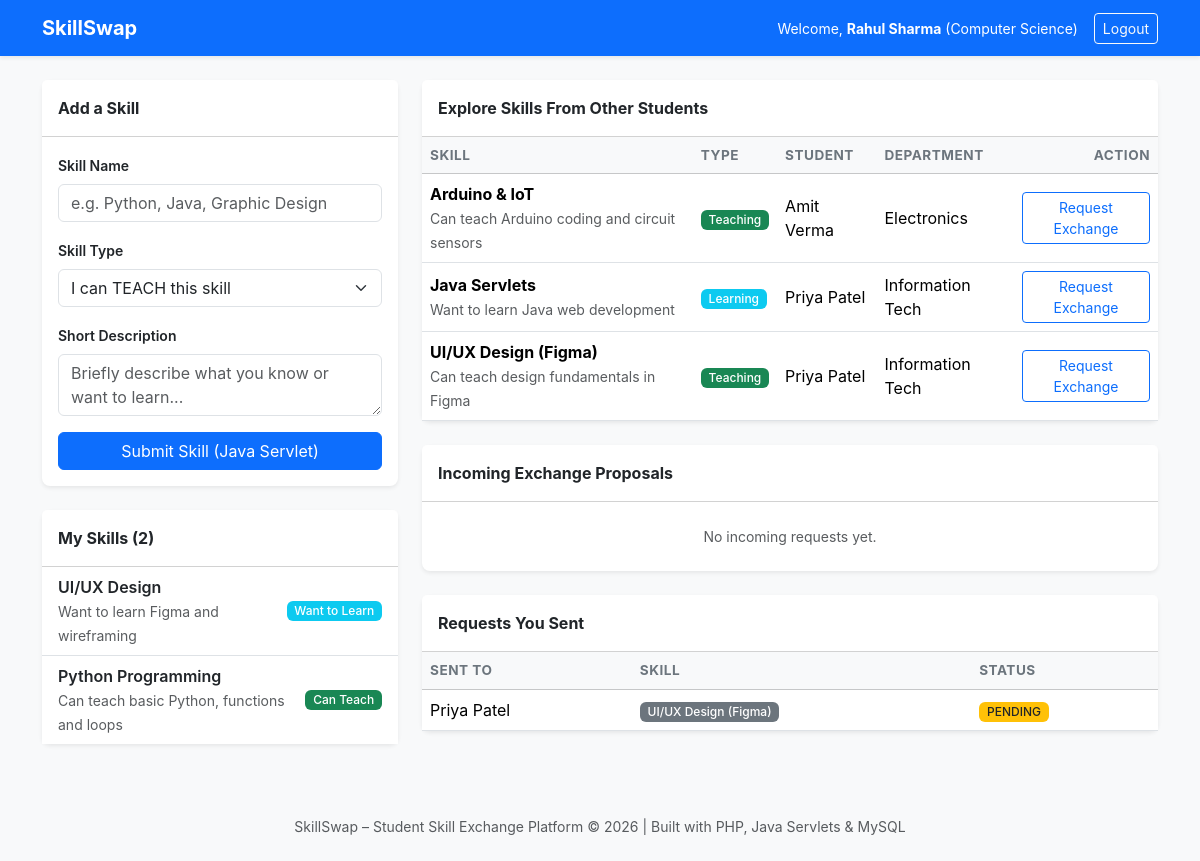
Page /php/index.php (signed in) on the committed database.
### tables this page shows
CREATE TABLE skills (
    id INT AUTO_INCREMENT PRIMARY KEY,
    student_id INT NOT NULL,
    skill_name VARCHAR(100) NOT NULL,
    skill_type ENUM('TEACH', 'LEARN') NOT NULL,
    description VARCHAR(255),
    created_at TIMESTAMP DEFAULT CURRENT_TIMESTAMP,
    FOREIGN KEY (student_id) REFERENCES students(id) ON DELETE CASCADE
);

CREATE TABLE students (
    id INT AUTO_INCREMENT PRIMARY KEY,
    name VARCHAR(100) NOT NULL,
    email VARCHAR(100) NOT NULL UNIQUE,
    password VARCHAR(255) NOT NULL,
    department VARCHAR(100) NOT NULL,
    created_at TIMESTAMP DEFAULT CURRENT_TIMESTAMP
);

CREATE TABLE requests (
    id INT AUTO_INCREMENT PRIMARY KEY,
    sender_id INT NOT NULL,
    receiver_id INT NOT NULL,
    skill_id INT NOT NULL,
    message VARCHAR(255),
    status ENUM('PENDING', 'ACCEPTED', 'REJECTED') DEFAULT 'PENDING',
    created_at TIMESTAMP DEFAULT CURRENT_TIMESTAMP,
    FOREIGN KEY (sender_id) REFERENCES students(id) ON DELETE CASCADE,
    FOREIGN KEY (receiver_id) REFERENCES students(id) ON DELETE CASCADE,
    FOREIGN KEY (skill_id) REFERENCES skills(id) ON DELETE CASCADE
);

### php/index.php (the view, shortened to what this page needs)
<?php
require_once "config.php";
$student_id = $_SESSION["student_id"];
$student_name = $_SESSION["student_name"];
$student_dept = $_SESSION["student_dept"];
$use_tomcat = false;
$add_skill_url = $use_tomcat ? "http://localhost:8080/skillswap-servlets/add-skill" : "add_skill.php";
$process_request_url = $use_tomcat ? "http://localhost:8080/skillswap-servlets/process-request" : "process_request.php";
$my_skills_stmt = $conn->prepare("SELECT * FROM skills WHERE student_id = ? ORDER BY id DESC");
$my_skills_stmt->execute([$student_id]);
$my_skills = $my_skills_stmt->fetchAll();
$other_skills_stmt = $conn->prepare("
    SELECT s.*, st.name AS student_name, st.department, st.email
    FROM skills s
    JOIN students st ON s.student_id = st.id
    WHERE s.student_id != ?
    ORDER BY s.id DESC
");
$other_skills_stmt->execute([$student_id]);
$other_skills = $other_skills_stmt->fetchAll();
$incoming_stmt = $conn->prepare("
    SELECT r.*, st.name AS sender_name, st.email AS sender_email, s.skill_name
    FROM requests r
    JOIN students st ON r.sender_id = st.id
    JOIN skills s ON r.skill_id = s.id
    WHERE r.receiver_id = ?
    ORDER BY r.id DESC
");
$incoming_stmt->execute([$student_id]);
$incoming_requests = $incoming_stmt->fetchAll();
$outgoing_stmt = $conn->prepare("
    SELECT r.*, st.name AS receiver_name, s.skill_name
    FROM requests r
    JOIN students st ON r.receiver_id = st.id
    JOIN skills s ON r.skill_id = s.id
    WHERE r.sender_id = ?
    ORDER BY r.id DESC
");
$outgoing_stmt->execute([$student_id]);
$outgoing_requests = $outgoing_stmt->fetchAll();
?>
<!DOCTYPE html>
<html lang="en">
<head>
    <link href="https://cdn.jsdelivr.net/npm/bootstrap@5.3.2/dist/css/bootstrap.min.css" rel="stylesheet">
    <link rel="stylesheet" href="style.css">
</head>
<body class="bg-light">
<nav class="navbar navbar-expand-lg navbar-dark bg-primary shadow-sm">
    <div class="container">
        <a class="navbar-brand fw-bold" href="index.php">SkillSwap</a>
        <div class="d-flex align-items-center text-white">
            <span class="me-3 small">Welcome, <strong><?= htmlspecialchars($student_name) ?></strong> (<?= htmlspecialchars($student_dept) ?>)</span>
            <a href="logout.php" class="btn btn-sm btn-outline-light">Logout</a>
        </div>
    </div>
</nav>
<div class="container my-4">
    <div class="row g-4">
        <div class="col-lg-4">
            <div class="card shadow-sm border-0 rounded-3 mb-4">
                <div class="card-header bg-white fw-bold py-3">Add a Skill</div>
                <div class="card-body">
                    <form action="<?= $add_skill_url ?>" method="POST">
                        <div class="mb-3">
                            <label class="form-label small fw-semibold">Skill Name</label>
                            <input type="text" name="skill_name" class="form-control" required placeholder="e.g. Python, Java, Graphic Design">
                        </div>
                        <div class="mb-3">
                            <label class="form-label small fw-semibold">Skill Type</label>
                            <select name="skill_type" class="form-select" required>
                                <option value="TEACH">I can TEACH this skill</option>
                            </select>
                        </div>
                        <div class="mb-3">
                            <label class="form-label small fw-semibold">Short Description</label>
                            <textarea name="description" class="form-control" rows="2" placeholder="Briefly describe what you know or want to learn..."></textarea>
                        </div>
                        <button type="submit" class="btn btn-primary w-100">
                            Submit Skill (Java Servlet)
                        </button>
                    </form>
                </div>
            </div>
            <div class="card shadow-sm border-0 rounded-3">
                <div class="card-header bg-white fw-bold py-3">My Skills (<?= count($my_skills) ?>)</div>
                <div class="card-body p-0">
                    <?php if (empty($my_skills)): ?>
                        <p class="text-muted text-center py-4 mb-0 small">You have not added any skills yet.</p>
                    <?php else: ?>
                        <ul class="list-group list-group-flush">
                            <?php foreach ($my_skills as $s): ?>
                                <li class="list-group-item d-flex justify-content-between align-items-center">
                                    <div>
                                        <div class="fw-semibold"><?= htmlspecialchars($s['skill_name']) ?></div>
                                        <small class="text-muted"><?= htmlspecialchars($s['description']) ?></small>
                                    </div>
                                    <span class="badge <?= $s['skill_type'] === 'TEACH' ? 'bg-success' : 'bg-info' ?>">
                                        <?= $s['skill_type'] === 'TEACH' ? 'Can Teach' : 'Want to Learn' ?>
                                    </span>
                                </li>
                            <?php endforeach; ?>
                        </ul>
                    <?php endif; ?>
                </div>
            </div>
        </div>
        <div class="col-lg-8">
            <div class="card shadow-sm border-0 rounded-3 mb-4">
                <div class="card-header bg-white fw-bold py-3">Explore Skills From Other Students</div>
                <div class="card-body p-0">
                    <?php if (empty($other_skills)): ?>
                        <p class="text-muted text-center py-4 mb-0 small">No skills from other students available yet.</p>
                    <?php else: ?>
                        <div class="table-responsive">
                            <table class="table table-hover align-middle mb-0">
                                <thead class="table-light">
                                    <tr>
                                        <th>Skill</th>
                                        <th>Type</th>
                                        <th>Student</th>
                                        <th>Department</th>
                                        <th class="text-end">Action</th>
                                    </tr>
                                </thead>
                                <tbody>
                                    <?php foreach ($other_skills as $os): ?>
                                        <tr>
                                            <td>
                                                <div class="fw-bold"><?= htmlspecialchars($os['skill_name']) ?></div>
                                                <small class="text-muted"><?= htmlspecialchars($os['description']) ?></small>
                                            </td>
                                            <td>
                                                <span class="badge <?= $os['skill_type'] === 'TEACH' ? 'bg-success' : 'bg-info' ?>">
                                                    <?= $os['skill_type'] === 'TEACH' ? 'Teaching' : 'Learning' ?>
                                                </span>
                                            </td>
                                            <td><?= htmlspecialchars($os['student_name']) ?></td>
                                            <td><?= htmlspecialchars($os['department']) ?></td>
                                            <td class="text-end">
                                                <form action="<?= $process_request_url ?>" method="POST" class="d-inline">
                                                    <button type="submit" class="btn btn-sm btn-outline-primary">
                                                        Request Exchange
                                                    </button>
                                                </form>
                                            </td>
                                        </tr>
                                    <?php endforeach; ?>
                                </tbody>
                            </table>
                        </div>
                    <?php endif; ?>
                </div>
            </div>
            <div class="card shadow-sm border-0 rounded-3 mb-4">
                <div class="card-header bg-white fw-bold py-3">Incoming Exchange Proposals</div>
                <div class="card-body p-0">
                    <?php if (empty($incoming_requests)): ?>
                        <p class="text-muted text-center py-4 mb-0 small">No incoming requests yet.</p>
                    <?php endif; ?>
                </div>
            </div>
            <div class="card shadow-sm border-0 rounded-3">
                <div class="card-header bg-white fw-bold py-3">Requests You Sent</div>
                <div class="card-body p-0">
                    <?php if (empty($outgoing_requests)): ?>
                        <p class="text-muted text-center py-4 mb-0 small">You have not sent any exchange requests yet.</p>
                    <?php else: ?>
                        <div class="table-responsive">
                            <table class="table align-middle mb-0">
                                <thead class="table-light">
                                    <tr>
                                        <th>Sent To</th>
                                        <th>Skill</th>
                                        <th>Status</th>
                                    </tr>
                                </thead>
                                <tbody>
                                    <?php foreach ($outgoing_requests as $out): ?>
                                        <tr>
                                            <td><?= htmlspecialchars($out['receiver_name']) ?></td>
                                            <td><span class="badge bg-secondary"><?= htmlspecialchars($out['skill_name']) ?></span></td>
                                            <td>
                                                <?php if ($out['status'] === 'PENDING'): ?>
                                                    <span class="badge bg-warning text-dark">PENDING</span>
                                                <?php elseif ($out['status'] === 'ACCEPTED'): ?>
                                                    <span class="badge bg-success">ACCEPTED</span>
                                                <?php else: ?>
                                                    <span class="badge bg-danger">REJECTED</span>
                                                <?php endif; ?>
                                            </td>
                                        </tr>
                                    <?php endforeach; ?>
                                </tbody>
                            </table>
                        </div>
                    <?php endif; ?>
                </div>
            </div>
        </div>
    </div>
</div>
<footer class="text-center py-4 text-muted small mt-5">
    SkillSwap – Student Skill Exchange Platform &copy; <?= date('Y') ?> | Built with PHP, Java Servlets &amp; MySQL
</footer>
</body>
</html>

### php/style.css (style rules this page uses)
body { font-family: -apple-system, BlinkMacSystemFont, "Segoe UI", Roboto, "Helvetica Neue", Arial, sans-serif; color: #212529; }
.card { transition: box-shadow 0.2s ease-in-out; }
.table th { font-size: 0.85rem; text-transform: uppercase; letter-spacing: 0.5px; color: #6c757d; }
.badge { font-weight: 500; }

### rows in the picture
skills: skill_name "UI/UX Design", description "Want to learn Figma and wireframing", skill_type "Want to Learn"
skills: skill_name "Python Programming", description "Can teach basic Python, functions and loops", skill_type "Can Teach"
skills: skill_name "Arduino & IoT", description "Can teach Arduino coding and circuit sensors", skill_type "Teaching", student.name "Amit Verma", student.department "Electronics"
skills: skill_name "Java Servlets", description "Want to learn Java web development", skill_type "Learning", student.name "Priya Patel", student.department "Information Tech"
skills: skill_name "UI/UX Design (Figma)", description "Can teach design fundamentals in Figma", skill_type "Teaching", student.name "Priya Patel", student.department "Information Tech"
requests: receiver.name "Priya Patel", skill.skill_name "UI/UX Design (Figma)", status "PENDING"

### other values in the picture
$student_name "Rahul Sharma"
$student_dept "Computer Science"
count($my_skills) "2"
